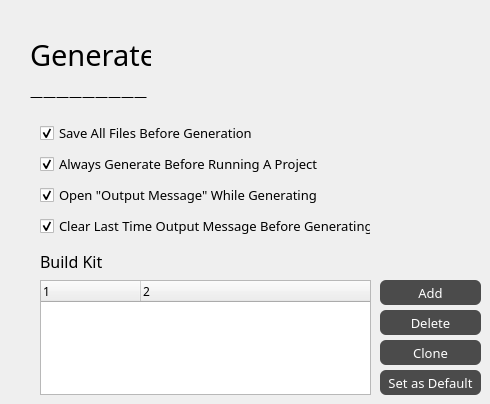
     <widget class="QWidget" name="page_Generate">
      <widget class="QLabel" name="label_4">
       <property name="geometry">
        <rect>
         <x>30</x>
         <y>30</y>
         <width>121</width>
         <height>81</height>
        </rect>
       </property>
       <property name="font">
        <font>
         <family>方正黑体简体</family>
         <pointsize>10</pointsize>
         <weight>50</weight>
         <italic>false</italic>
         <bold>false</bold>
        </font>
       </property>
       <property name="text">
        <string>&lt;html&gt;&lt;head/&gt;&lt;body&gt;&lt;p&gt;&lt;span style=&quot; font-size:22pt;&quot;&gt;Generate&lt;/span&gt;&lt;/p&gt;&lt;p&gt;—————————&lt;/p&gt;&lt;/body&gt;&lt;/html&gt;</string>
       </property>
      </widget>
      <widget class="QWidget" name="verticalLayoutWidget_2">
       <property name="geometry">
        <rect>
         <x>40</x>
         <y>120</y>
         <width>331</width>
         <height>121</height>
        </rect>
       </property>
       <layout class="QVBoxLayout" name="verticalLayout_3">
        <item>
         <widget class="QCheckBox" name="checkBox_10">
          <property name="font">
           <font>
            <family>方正黑体简体</family>
            <pointsize>10</pointsize>
           </font>
          </property>
          <property name="text">
           <string>Save All Files Before Generation</string>
          </property>
          <property name="checked">
           <bool>true</bool>
          </property>
         </widget>
        </item>
        <item>
         <widget class="QCheckBox" name="checkBox_9">
          <property name="font">
           <font>
            <family>方正黑体简体</family>
            <pointsize>10</pointsize>
           </font>
          </property>
          <property name="text">
           <string>Always Generate Before Running A Project</string>
          </property>
          <property name="checked">
           <bool>true</bool>
          </property>
         </widget>
        </item>
        <item>
         <widget class="QCheckBox" name="checkBox_11">
          <property name="font">
           <font>
            <family>方正黑体简体</family>
            <pointsize>10</pointsize>
           </font>
          </property>
          <property name="text">
           <string>Open &quot;Output Message&quot; While Generating</string>
          </property>
          <property name="checked">
           <bool>true</bool>
          </property>
         </widget>
        </item>
        <item>
         <widget class="QCheckBox" name="checkBox">
          <property name="font">
           <font>
            <family>方正黑体简体</family>
            <pointsize>10</pointsize>
           </font>
          </property>
          <property name="text">
           <string>Clear Last Time Output Message Before Generating</string>
          </property>
          <property name="checked">
           <bool>true</bool>
          </property>
         </widget>
        </item>
       </layout>
      </widget>
      <widget class="QTreeWidget" name="treeWidget">
       <property name="geometry">
        <rect>
         <x>40</x>
         <y>280</y>
         <width>331</width>
         <height>115</height>
        </rect>
       </property>
       <property name="font">
        <font>
         <family>方正黑体简体</family>
        </font>
       </property>
       <property name="frameShape">
        <enum>QFrame::StyledPanel</enum>
       </property>
       <property name="autoScroll">
        <bool>true</bool>
       </property>
       <property name="editTriggers">
        <set>QAbstractItemView::NoEditTriggers</set>
       </property>
       <property name="animated">
        <bool>true</bool>
       </property>
       <property name="columnCount">
        <number>2</number>
       </property>
       <column>
        <property name="text">
         <string notr="true">1</string>
        </property>
       </column>
       <column>
        <property name="text">
         <string notr="true">2</string>
        </property>
       </column>
      </widget>
      <widget class="QLabel" name="label_18">
       <property name="geometry">
        <rect>
         <x>40</x>
         <y>251</y>
         <width>71</width>
         <height>21</height>
        </rect>
       </property>
       <property name="font">
        <font>
         <family>方正黑体简体</family>
         <pointsize>12</pointsize>
         <weight>50</weight>
         <italic>false</italic>
         <bold>false</bold>
        </font>
       </property>
       <property name="styleSheet">
        <string notr="true">font: 12pt;</string>
       </property>
       <property name="text">
        <string>Build Kit</string>
       </property>
      </widget>
      <widget class="QPushButton" name="pushButton_General_2">
       <property name="geometry">
        <rect>
         <x>380</x>
         <y>280</y>
         <width>101</width>
         <height>25</height>
        </rect>
       </property>
       <property name="sizePolicy">
        <sizepolicy hsizetype="Fixed" vsizetype="Fixed">
         <horstretch>0</horstretch>
         <verstretch>0</verstretch>
        </sizepolicy>
       </property>
       <property name="sizeIncrement">
        <size>
         <width>150</width>
         <height>40</height>
        </size>
       </property>
       <property name="font">
        <font>
         <family>方正黑体简体</family>
         <pointsize>10</pointsize>
        </font>
       </property>
       <property name="styleSheet">
        <string notr="true">QPushButton{
background-color: rgb(75, 75, 75);
color: rgb(255, 255, 255);
border-radius : 6px;
}

QPushButton:hover{
background-color: rgb(100, 100, 100);
}</string>
       </property>
       <property name="text">
        <string>Add</string>
       </property>
       <property name="checkable">
        <bool>true</bool>
       </property>
       <property name="checked">
        <bool>false</bool>
       </property>
       <property name="autoDefault">
        <bool>false</bool>
       </property>
      </widget>
      <widget class="QPushButton" name="pushButton_General_3">
       <property name="geometry">
        <rect>
         <x>380</x>
         <y>310</y>
         <width>101</width>
         <height>25</height>
        </rect>
       </property>
       <property name="sizePolicy">
        <sizepolicy hsizetype="Fixed" vsizetype="Fixed">
         <horstretch>0</horstretch>
         <verstretch>0</verstretch>
        </sizepolicy>
       </property>
       <property name="sizeIncrement">
        <size>
         <width>150</width>
         <height>40</height>
        </size>
       </property>
       <property name="font">
        <font>
         <family>方正黑体简体</family>
         <pointsize>10</pointsize>
        </font>
       </property>
       <property name="styleSheet">
        <string notr="true">QPushButton{
background-color: rgb(75, 75, 75);
color: rgb(255, 255, 255);
border-radius : 6px;
}

QPushButton:hover{
background-color: rgb(100, 100, 100);
}</string>
       </property>
       <property name="text">
        <string>Delete</string>
       </property>
       <property name="checkable">
        <bool>true</bool>
       </property>
       <property name="checked">
        <bool>false</bool>
       </property>
       <property name="autoDefault">
        <bool>false</bool>
       </property>
      </widget>
      <widget class="QPushButton" name="pushButton_General_4">
       <property name="geometry">
        <rect>
         <x>380</x>
         <y>340</y>
         <width>101</width>
         <height>25</height>
        </rect>
       </property>
       <property name="sizePolicy">
        <sizepolicy hsizetype="Fixed" vsizetype="Fixed">
         <horstretch>0</horstretch>
         <verstretch>0</verstretch>
        </sizepolicy>
       </property>
       <property name="sizeIncrement">
        <size>
         <width>150</width>
         <height>40</height>
        </size>
       </property>
       <property name="font">
        <font>
         <family>方正黑体简体</family>
         <pointsize>10</pointsize>
        </font>
       </property>
       <property name="styleSheet">
        <string notr="true">QPushButton{
background-color: rgb(75, 75, 75);
color: rgb(255, 255, 255);
border-radius : 6px;
}

QPushButton:hover{
background-color: rgb(100, 100, 100);
}</string>
       </property>
       <property name="text">
        <string>Clone</string>
       </property>
       <property name="checkable">
        <bool>true</bool>
       </property>
       <property name="checked">
        <bool>false</bool>
       </property>
       <property name="autoDefault">
        <bool>false</bool>
       </property>
      </widget>
      <widget class="QPushButton" name="pushButton_General_5">
       <property name="geometry">
        <rect>
         <x>380</x>
         <y>370</y>
         <width>101</width>
         <height>25</height>
        </rect>
       </property>
       <property name="sizePolicy">
        <sizepolicy hsizetype="Fixed" vsizetype="Fixed">
         <horstretch>0</horstretch>
         <verstretch>0</verstretch>
        </sizepolicy>
       </property>
       <property name="sizeIncrement">
        <size>
         <width>150</width>
         <height>40</height>
        </size>
       </property>
       <property name="font">
        <font>
         <family>方正黑体简体</family>
         <pointsize>10</pointsize>
        </font>
       </property>
       <property name="styleSheet">
        <string notr="true">QPushButton{
background-color: rgb(75, 75, 75);
color: rgb(255, 255, 255);
border-radius : 6px;
}

QPushButton:hover{
background-color: rgb(100, 100, 100);
}</string>
       </property>
       <property name="text">
        <string>Set as Default</string>
       </property>
       <property name="checkable">
        <bool>true</bool>
       </property>
       <property name="checked">
        <bool>false</bool>
       </property>
       <property name="autoDefault">
        <bool>false</bool>
       </property>
      </widget>
     </widget>
